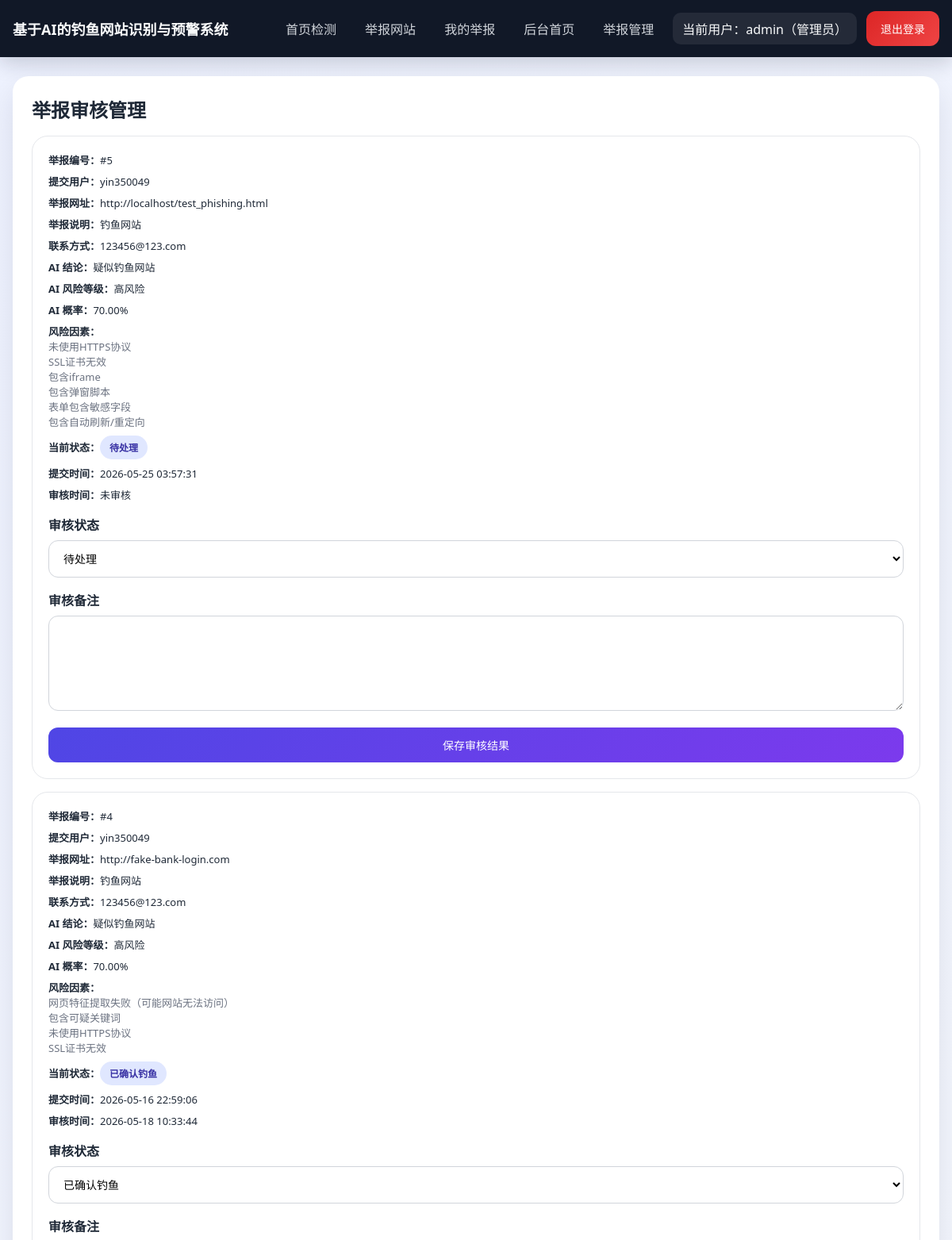
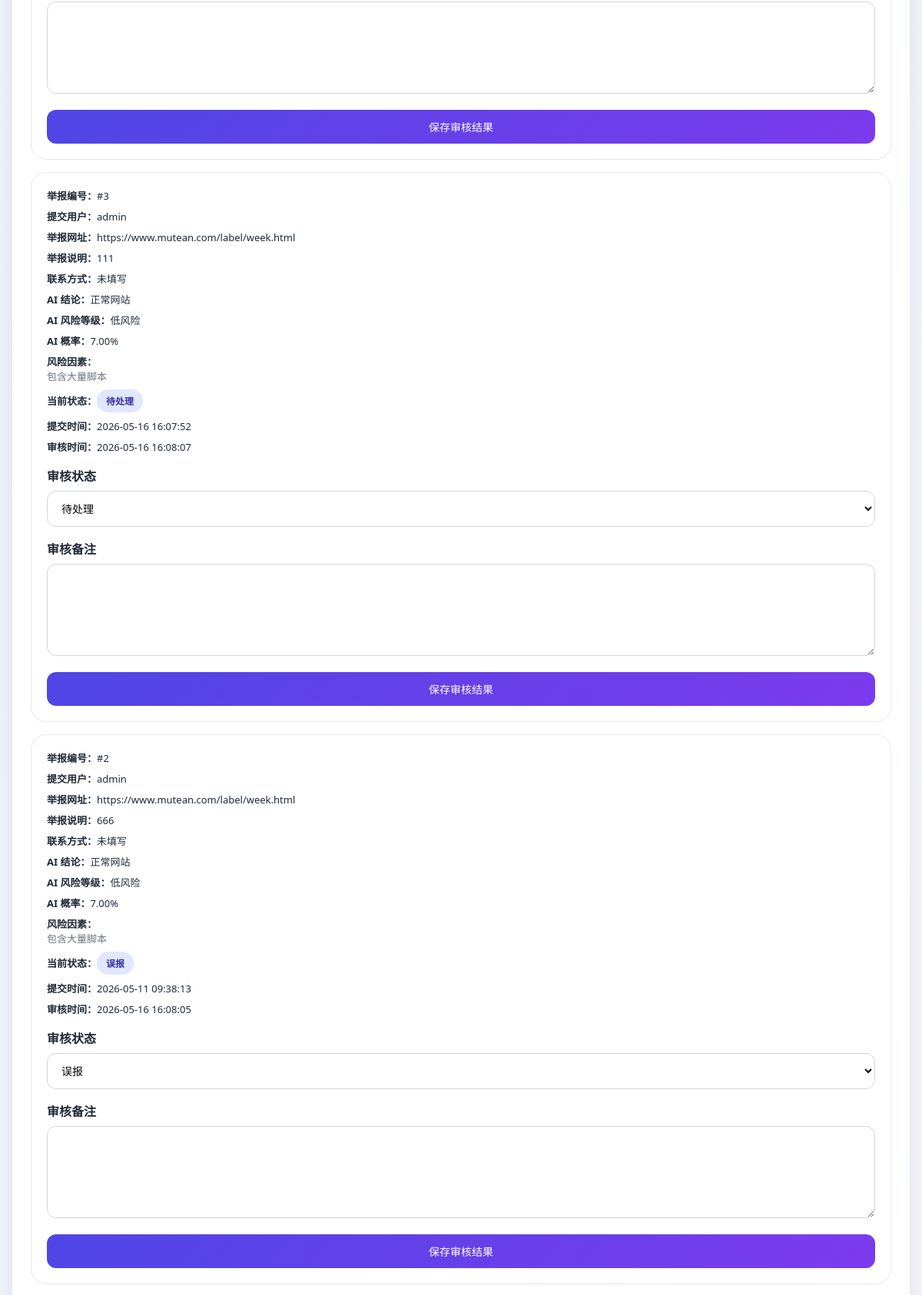
The page /admin/reports (signed in, upper part) on the database its author committed (2 pictures, top to bottom).
### tables this page shows
CREATE TABLE users (
            id INTEGER PRIMARY KEY AUTOINCREMENT,
            username TEXT NOT NULL UNIQUE,
            password_hash TEXT NOT NULL,
            role TEXT NOT NULL DEFAULT 'user',
            created_at TEXT NOT NULL
        );

CREATE TABLE reports (
            id INTEGER PRIMARY KEY AUTOINCREMENT,
            user_id INTEGER NOT NULL,
            reported_url TEXT NOT NULL,
            description TEXT NOT NULL,
            contact TEXT,
            status TEXT NOT NULL DEFAULT '待处理',
            ai_is_phishing INTEGER NOT NULL,
            ai_probability REAL NOT NULL,
            ai_risk_level TEXT NOT NULL,
            ai_risk_factors TEXT NOT NULL,
            review_note TEXT,
            created_at TEXT NOT NULL,
            reviewed_at TEXT,
            FOREIGN KEY (user_id) REFERENCES users (id)
        );

### app.py (the view)
@app.route("/admin/reports")
@admin_required
def admin_reports():
    reports = get_db().execute(
        """
        SELECT reports.*, users.username
        FROM reports
        JOIN users ON users.id = reports.user_id
        ORDER BY reports.id DESC
        """
    ).fetchall()
    return render_template("admin_reports.html", reports=reports)

### app.py (called while the page is built)
def get_db():
    if "db" not in g:
        g.db = sqlite3.connect(app.config["DATABASE"])
        g.db.row_factory = sqlite3.Row
    return g.db

@app.before_request
def load_logged_in_user():
    init_db()
    user_id = session.get("user_id")
    if user_id is None:
        g.user = None
    else:
        g.user = get_db().execute(
            "SELECT id, username, role, created_at FROM users WHERE id = ?",
            (user_id,),
        ).fetchone()

@app.context_processor
def inject_user():
    return {"current_user": g.get("user")}

def admin_required(view):
    @wraps(view)
    def wrapped_view(**kwargs):
        if g.user is None:
            flash("请先登录管理员账号。", "warning")
            return redirect(url_for("login", next=request.path))
        if g.user["role"] != "admin":
            flash("你没有访问后台的权限。", "danger")
            return redirect(url_for("index"))
        return view(**kwargs)
    return wrapped_view

### templates/admin_reports.html (shortened to what this page needs)
{% extends 'base.html' %}
{% block content %}
<section class="card">
    <h1 class="section-title">举报审核管理</h1>
    {% if reports %}
    <div class="stack">
        {% for report in reports %}
        <div class="card" style="padding:20px; border:1px solid #e5e7eb; box-shadow:none;">
            <div class="actions" style="justify-content:space-between; align-items:flex-start;">
                <div class="stack small" style="gap:8px;">
                    <div><strong>举报编号：</strong>#{{ report['id'] }}</div>
                    <div><strong>提交用户：</strong>{{ report['username'] }}</div>
                    <div><strong>举报网址：</strong><span class="mono">{{ report['reported_url'] }}</span></div>
                    <div><strong>举报说明：</strong>{{ report['description'] }}</div>
                    <div><strong>联系方式：</strong>{{ report['contact'] or '未填写' }}</div>
                    <div><strong>AI 结论：</strong>{{ '疑似钓鱼网站' if report['ai_is_phishing'] else '正常网站' }}</div>
                    <div><strong>AI 风险等级：</strong>{{ report['ai_risk_level'] }}</div>
                    <div><strong>AI 概率：</strong>{{ '%.2f%%'|format(report['ai_probability'] * 100) }}</div>
                    <div><strong>风险因素：</strong><div class="muted" style="white-space:pre-line;">{{ report['ai_risk_factors'] }}</div></div>
                    <div><strong>当前状态：</strong><span class="badge status">{{ report['status'] }}</span></div>
                    <div><strong>提交时间：</strong>{{ report['created_at'] }}</div>
                    <div><strong>审核时间：</strong>{{ report['reviewed_at'] or '未审核' }}</div>
                </div>
            </div>
            <form method="post" action="{{ url_for('review_report', report_id=report['id']) }}" style="margin-top:16px;">
                <div>
                    <label for="status-{{ report['id'] }}">审核状态</label>
                    <select id="status-{{ report['id'] }}" name="status">
                        <option value="待处理" {% if report['status'] == '待处理' %}selected{% endif %}>待处理</option>
                        <option value="已确认钓鱼" {% if report['status'] == '已确认钓鱼' %}selected{% endif %}>已确认钓鱼</option>
                        <option value="误报" {% if report['status'] == '误报' %}selected{% endif %}>误报</option>
                    </select>
                </div>
                <div>
                    <label for="review-note-{{ report['id'] }}">审核备注</label>
                    <textarea id="review-note-{{ report['id'] }}" name="review_note">{{ report['review_note'] or '' }}</textarea>
                </div>
                <button type="submit">保存审核结果</button>
            </form>
        </div>
        {% endfor %}
    </div>
    {% else %}
    <div class="muted">当前没有举报记录。</div>
    {% endif %}
</section>
{% endblock %}

### templates/base.html (shortened to what this page needs)
<!DOCTYPE html>
<html lang="zh-CN">
<head>
</head>
<body>
    <div class="page">
        <nav class="nav">
            <div class="nav-inner">
                <a class="brand" href="{{ url_for('index') }}">基于AI的钓鱼网站识别与预警系统</a>
                <div class="nav-links">
                    <a class="nav-link" href="{{ url_for('index') }}">首页检测</a>
                    {% if current_user %}
                    <a class="nav-link" href="{{ url_for('report_site') }}">举报网站</a>
                    <a class="nav-link" href="{{ url_for('my_reports') }}">我的举报</a>
                    {% if current_user['role'] == 'admin' %}
                    <a class="nav-link" href="{{ url_for('admin_dashboard') }}">后台首页</a>
                    <a class="nav-link" href="{{ url_for('admin_reports') }}">举报管理</a>
                    {% endif %}
                    <span class="nav-user">当前用户：{{ current_user['username'] }}{% if current_user['role'] == 'admin' %}（管理员）{% endif %}</span>
                    <form method="post" action="{{ url_for('logout') }}" style="display:inline;">
                        <button type="submit" class="btn-danger">退出登录</button>
                    </form>
                    {% else %}
                    <a class="nav-link" href="{{ url_for('login') }}">登录</a>
                    <a class="nav-link" href="{{ url_for('register') }}">注册</a>
                    {% endif %}
                </div>
            </div>
        </nav>
        <main class="content">
            {% block content %}{% endblock %}
        </main>
    </div>
</body>
</html>

### templates/base.html (style rules this page uses)
* { box-sizing: border-box; }
body { margin: 0; font-family: "Segoe UI", Tahoma, Geneva, Verdana, sans-serif; background: linear-gradient(135deg, #eef2ff 0%, #f8fafc 100%); color: #1f2937; }
a { color: inherit; text-decoration: none; }
.page { min-height: 100vh; }
.nav { background: #111827; color: #f9fafb; padding: 14px 0; box-shadow: 0 8px 24px rgba(17, 24, 39, 0.18); }
.nav-inner, .content { width: min(1180px, calc(100% - 32px)); margin: 0 auto; }
.nav-inner { display: flex; align-items: center; justify-content: space-between; gap: 16px; }
.brand { font-size: 18px; font-weight: 700; }
.nav-links { display: flex; align-items: center; gap: 12px; flex-wrap: wrap; }
.nav-link { padding: 8px 12px; border-radius: 10px; color: #d1d5db; }
.nav-user { padding: 8px 12px; border-radius: 10px; background: rgba(255,255,255,0.08); }
.btn, button { border: none; border-radius: 12px; background: linear-gradient(135deg, #4f46e5 0%, #7c3aed 100%); color: #fff; padding: 12px 18px; font-size: 14px; cursor: pointer; }
.btn-danger { background: linear-gradient(135deg, #dc2626 0%, #ef4444 100%); }
.content { padding: 24px 0 40px; }
.card { background: #fff; border-radius: 20px; box-shadow: 0 16px 40px rgba(15, 23, 42, 0.10); padding: 24px; }
.section-title { margin: 0 0 16px; font-size: 24px; }
.muted { color: #6b7280; }
form { display: grid; gap: 16px; }
label { display: block; margin-bottom: 8px; font-weight: 600; }
input, textarea, select { width: 100%; padding: 12px 14px; border-radius: 12px; border: 1px solid #d1d5db; font-size: 14px; font-family: inherit; background: #fff; }
textarea { min-height: 120px; resize: vertical; }
.badge { display: inline-block; padding: 6px 12px; border-radius: 999px; font-size: 12px; font-weight: 700; }
.badge.status { background: #e0e7ff; color: #3730a3; }
.stack { display: grid; gap: 16px; }
.actions { display: flex; gap: 12px; flex-wrap: wrap; }
.small { font-size: 13px; }
.mono { word-break: break-all; }

### rows shown on the page
users: username "admin"
reports: id "5", username "yin350049", reported_url "http://localhost/test_phishing.html", description "钓鱼网站", contact "123456@123.com", ai_is_phishing "疑似钓鱼网站", ai_risk_level "高风险", report['ai_probability']*100 "70.00%", ai_risk_factors "未使用HTTPS协议 SSL证书无效 包含iframe 包含弹窗脚本 表单包含敏感字段 包含自动刷新/重定向", status "待处理", created_at "2026-05-25 03:57:31", report "未审核"
reports: id "4", username "yin350049", reported_url "http://fake-bank-login.com", description "钓鱼网站", contact "123456@123.com", ai_is_phishing "疑似钓鱼网站", ai_risk_level "高风险", report['ai_probability']*100 "70.00%", ai_risk_factors "网页特征提取失败（可能网站无法访问） 包含可疑关键词 未使用HTTPS协议 SSL证书无效", status "已确认钓鱼", created_at "2026-05-16 22:59:06", reviewed_at "2026-05-18 10:33:44"
reports: id "3", username "admin", reported_url "https://www.mutean.com/label/week.html", description "111", contact "未填写", ai_is_phishing "正常网站", ai_risk_level "低风险", report['ai_probability']*100 "7.00%", ai_risk_factors "包含大量脚本", status "待处理", created_at "2026-05-16 16:07:52", reviewed_at "2026-05-16 16:08:07"
reports: id "2", username "admin", reported_url "https://www.mutean.com/label/week.html", description "666", contact "未填写", ai_is_phishing "正常网站", ai_risk_level "低风险", report['ai_probability']*100 "7.00%", ai_risk_factors "包含大量脚本", status "误报", created_at "2026-05-11 09:38:13", reviewed_at "2026-05-16 16:08:05"
